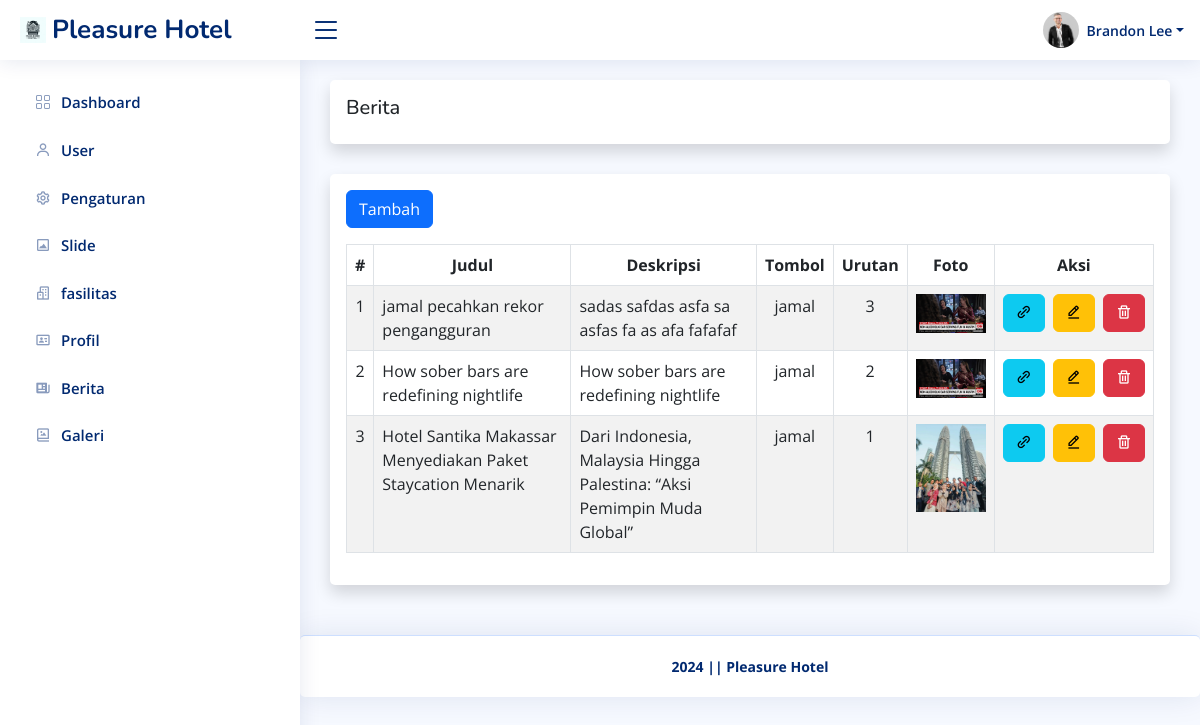
The app's page /admin/berita/index.php (signed in) with its own data.
### tables this page shows
CREATE TABLE `pengaturan` (
  `id_pengaturan` int(11) NOT NULL,
  `appname` varchar(50) NOT NULL,
  `logo` varchar(255) NOT NULL,
  `copyright` varchar(255) NOT NULL,
  `description` varchar(255) NOT NULL,
  `keyword` varchar(255) NOT NULL,
  `author` varchar(128) NOT NULL
);

CREATE TABLE `user` (
  `id_user` int(11) NOT NULL,
  `username` varchar(128) NOT NULL,
  `password` varchar(255) NOT NULL,
  `nama` varchar(128) NOT NULL,
  `role` int(11) NOT NULL,
  `foto` varchar(255) DEFAULT NULL
);

CREATE TABLE `berita` (
  `id_news` int(11) NOT NULL,
  `judul` varchar(128) NOT NULL,
  `deskripsi` varchar(128) NOT NULL,
  `tombol` varchar(20) NOT NULL,
  `link` varchar(128) NOT NULL,
  `urutan` int(11) NOT NULL,
  `gambar` varchar(255) NOT NULL,
  `tanggal` date NOT NULL DEFAULT current_timestamp()
);

### helper.php (called while the page is built, shortened)
<?php
$base_url = 'http://localhost/hotelmurah/';
$koneksi = mysqli_connect('localhost', 'root', '', 'hotel');
function get($query)
{
    global $koneksi;
    $result = mysqli_query($koneksi, $query);
    $row = [];
    while ($data = mysqli_fetch_assoc($result)) {
        $row[] = $data;
    }
    return $row;
}
function getWhere($query)
{
    global $koneksi;
    return mysqli_fetch_assoc(mysqli_query($koneksi, $query));
}

### admin/berita/index.php (the view)
<?php require '../template/header.php' ?>
<?php $slide = get("SELECT * FROM berita ORDER BY id_news DESC"); ?>
<div class="card shadow p-3">
    <h5>Berita</h5>
</div>
<div class="card shadow p-3">
    <div class="mb-3">
        <a class="btn btn-primary" href="<?= $base_url; ?>admin/berita/tambah.php" role="button">Tambah</a>
    </div>
    <div class="table-responsive">
        <table class="table table-striped table-bordered w-100" id="data-table">
            <thead>
                <tr>
                    <th class="text-center">#</th>
                    <th class="text-center">Judul</th>
                    <th class="text-center">Deskripsi</th>
                    <th class="text-center">Tombol</th>
                    <th class="text-center">Urutan</th>
                    <th class="text-center">Foto</th>
                    <th class="text-center">Aksi</th>
                </tr>
            </thead>
            <tbody>
                <?php $i = 1 ?>
                <?php foreach ($slide as $row) : ?>
                    <tr>
                        <td class="text-center"><?= $i++; ?></td>
                        <td><?= $row['judul']; ?></td>
                        <td><?= $row['deskripsi']; ?></td>
                        <td class="text-center"><?= $row['tombol']; ?></td>
                        <td class="text-center"><?= $row['urutan']; ?></td>
                        <td class="text-center">
                            <img src="<?= $base_url; ?>/assets/uploads/berita/<?= $row['gambar']; ?>" alt="<?= $row['judul']; ?>" width="70">
                        </td>
                        <td class="text-center text-nowrap">
                            <a href="<?= $row['link']; ?>" class="btn btn-info me-1" target="_blank"><i class='bx bx-link-alt'></i></a>
                            <a class="btn btn-warning me-1" href="<?= $base_url; ?>admin/berita/ubah.php?id=<?= $row['id_news']; ?>" role="button"><i class='bx bx-edit-alt'></i></a>
                            <a class="btn btn-danger button-delete" href="<?= $base_url; ?>admin/berita/hapus.php?id=<?= $row['id_news']; ?>" role="button"><i class='bx bx-trash'></i></a>
                        </td>
                    </tr>
                <?php endforeach ?>
            </tbody>
        </table>
    </div>
</div>
<?php require '../template/footer.php' ?>

### admin/template/header.php (shortened to what this page needs)
<?php require '../../helper.php' ?>
<?php $pengaturan = getWhere("SELECT * FROM pengaturan WHERE id_pengaturan = 1 "); ?>
<!DOCTYPE html>
<html lang="en">
<head>
    <link href="<?= $base_url; ?>assets/plugins/bootstrap/css/bootstrap.min.css" rel="stylesheet">
    <link href="<?= $base_url; ?>assets/plugins/bootstrap-icons/bootstrap-icons.css" rel="stylesheet">
    <link href="<?= $base_url; ?>assets/plugins/boxicons/css/boxicons.min.css" rel="stylesheet">
    <link href="<?= $base_url; ?>assets/plugins/quill/quill.snow.css" rel="stylesheet">
    <link href="<?= $base_url; ?>assets/plugins/quill/quill.bubble.css" rel="stylesheet">
    <link href="<?= $base_url; ?>assets/plugins/remixicon/remixicon.css" rel="stylesheet">
    <link href="<?= $base_url; ?>assets/plugins/simple-datatables/style.css" rel="stylesheet">
    <link rel="stylesheet" href="https://cdnjs.cloudflare.com/ajax/libs/twitter-bootstrap/5.3.0/css/bootstrap.min.css">
    <link rel="stylesheet" href="https://cdn.datatables.net/2.0.8/css/dataTables.bootstrap5.css">
    <link href="<?= $base_url; ?>assets/css/style.css" rel="stylesheet">
</head>
<body>
    <header id="header" class="header fixed-top d-flex align-items-center">
        <div class="d-flex align-items-center justify-content-between">
            <a href="<?= $base_url; ?>admin/dashboard" class="logo d-flex align-items-center">
                <img src="<?= $base_url; ?>assets/img/<?= $pengaturan['logo']; ?>" alt="">
                <span class="d-none d-lg-block"><?= $pengaturan['appname']; ?></span>
            </a>
            <i class="bi bi-list toggle-sidebar-btn"></i>
        </div>
        <nav class="header-nav ms-auto">
            <ul class="d-flex align-items-center">
                <li class="nav-item dropdown pe-3">
                    <?php
                    $id = $_SESSION['id_user'];
                    $akun = getWhere("SELECT * FROM user WHERE id_user = $id ");
                    ?>
                    <a class="nav-link nav-profile d-flex align-items-center pe-0" href="#" data-bs-toggle="dropdown">
                        <?php if ($akun['foto']) : ?>
                            <img src="<?= $base_url; ?>/assets/uploads/user/<?= $akun['foto']; ?>" alt="<?= $akun['nama']; ?>" class="rounded-circle">
                        <?php else : ?>
                            <img src="<?= $base_url; ?>assets/img/noprofil.png" alt="<?= $akun['nama']; ?>" class="rounded-circle">
                        <?php endif ?>
                        <span class="d-none d-md-block dropdown-toggle ps-2"><?= $akun['nama']; ?></span>
                    </a>
                </li>
            </ul>
        </nav>
    </header>
    <aside id="sidebar" class="sidebar">
        <ul class="sidebar-nav" id="sidebar-nav">
            <li class="nav-item">
                <a class="nav-link collapsed" href="<?= $base_url; ?>admin/dashboard">
                    <i class="bi bi-grid"></i>
                    <span>Dashboard</span>
                </a>
            </li>
            <?php if ($_SESSION['role'] == 1) : ?>
                <li class="nav-item">
                    <a class="nav-link collapsed" href="<?= $base_url; ?>admin/user">
                        <i class='bx bx-user'></i>
                        <span>User</span>
                    </a>
                </li>
            <?php endif ?>
            <li class="nav-item">
                <a class="nav-link collapsed" href="<?= $base_url; ?>admin/pengaturan">
                    <i class='bx bx-cog'></i>
                    <span>Pengaturan</span>
                </a>
            </li>
            <li class="nav-item">
                <a class="nav-link collapsed" href="<?= $base_url; ?>admin/slide">
                    <i class='bx bx-image-alt'></i>
                    <span>Slide</span>
                </a>
            </li>
            <li class="nav-item">
                <a class="nav-link collapsed" href="<?= $base_url; ?>admin/fasilitas">
                    <i class='bx bx-buildings'></i>
                    <span>fasilitas</span>
                </a>
            </li>
            <li class="nav-item">
                <a class="nav-link collapsed" href="<?= $base_url; ?>admin/profil">
                    <i class='bx bx-id-card'></i>
                    <span>Profil</span>
                </a>
            </li>
            <li class="nav-item">
                <a class="nav-link collapsed" href="<?= $base_url; ?>admin/berita">
                    <i class='bx bxs-news' ></i>
                    <span>Berita</span>
                </a>
            </li>
            <li class="nav-item">
                <a class="nav-link collapsed" href="<?= $base_url; ?>admin/galery">
                    <i class='bx bx-photo-album'></i>
                    <span>Galeri</span>
                </a>
            </li>
        </ul>
    </aside>
    <main id="main" class="main">

### admin/template/footer.php (shortened to what this page needs)
</main>
<footer id="footer" class="footer card">
    <div class="copyright fw-bold">
        <?= $pengaturan['copyright']; ?>
    </div>
</footer>
</body>
</html>

### assets/css/style.css (style rules this page uses)
:root { scroll-behavior: smooth; }
body { font-family: "Open Sans", sans-serif; background: #f6f9ff; color: #444444; }
a { color: #4154f1; text-decoration: none; }
h1, h2, h3, h4, h5, h6 { font-family: "Nunito", sans-serif; }
#main { margin-top: 60px; padding: 20px 30px; transition: all 0.3s; }
.card { margin-bottom: 30px; border: none; border-radius: 5px; box-shadow: 0px 0 30px rgba(1, 41, 112, 0.1); }
.logo { line-height: 1; }
@media (min-width: 1200px) { .logo { width: 280px; } }
.logo img { max-height: 26px; margin-right: 6px; }
.logo span { font-size: 26px; font-weight: 700; color: #012970; font-family: "Nunito", sans-serif; }
.header { transition: all 0.5s; z-index: 997; height: 60px; box-shadow: 0px 2px 20px rgba(1, 41, 112, 0.1); background-color: #fff; padding-left: 20px; }
.header .toggle-sidebar-btn { font-size: 32px; padding-left: 10px; cursor: pointer; color: #012970; }
.header-nav ul { list-style: none; }
.header-nav>ul { margin: 0; padding: 0; }
.header-nav .nav-profile { color: #012970; }
.header-nav .nav-profile img { max-height: 36px; }
.header-nav .nav-profile span { font-size: 14px; font-weight: 600; }
.sidebar { position: fixed; top: 60px; left: 0; bottom: 0; width: 300px; z-index: 996; transition: all 0.3s; padding: 20px; overflow-y: auto; scrollbar-width: thin; scrollbar-color: #aab7cf transparent; box-shadow: 0px 0px 20px rgba(1, 41, 112, 0.1); background-color: #fff; }
@media (min-width: 1200px) { #main, #footer { margin-left: 300px; } }
.sidebar-nav { padding: 0; margin: 0; list-style: none; }
.sidebar-nav li { padding: 0; margin: 0; list-style: none; }
.sidebar-nav .nav-item { margin-bottom: 5px; }
.sidebar-nav .nav-link { display: flex; align-items: center; font-size: 15px; font-weight: 600; color: #4154f1; transition: 0.3; background: #f6f9ff; padding: 10px 15px; border-radius: 4px; }
.sidebar-nav .nav-link i { font-size: 16px; margin-right: 10px; color: #4154f1; }
.sidebar-nav .nav-link.collapsed { color: #012970; background: #fff; }
.sidebar-nav .nav-link.collapsed i { color: #899bbd; }
.footer { padding: 20px 0; font-size: 14px; transition: all 0.3s; border-top: 1px solid #cddfff; }
.footer .copyright { text-align: center; color: #012970; }

### records on screen
pengaturan: logo (picture), appname "Pleasure Hotel", copyright "2024 || Pleasure Hotel"
user: foto (picture), nama "Brandon Lee"
berita: judul "jamal pecahkan rekor pengangguran", deskripsi "sadas safdas asfa sa asfas fa as afa fafafaf", tombol "jamal", urutan "3", gambar (picture)
berita: judul "How sober bars are redefining nightlife", deskripsi "How sober bars are redefining nightlife", tombol "jamal", urutan "2", gambar (picture)
berita: judul "Hotel Santika Makassar Menyediakan Paket Staycation Menarik", deskripsi "Dari Indonesia, Malaysia Hingga Palestina: “Aksi Pemimpin Muda Global”", tombol "jamal", urutan "1", gambar (picture)
